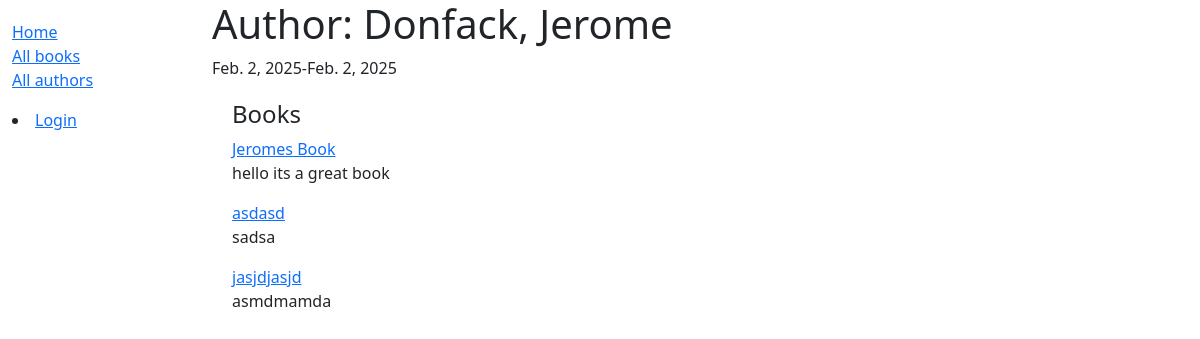
The app's page /catalog/author/1 with its own data.
### catalog/models.py (models this page shows, shortened)
class Author(models.Model):
    first_name = models.CharField(max_length=100)
    last_name = models.CharField(max_length=100)
    date_of_birth = models.DateField(null=True, blank=True)
    date_of_death = models.DateField('Died', null=True, blank=True)
    class Meta:
        ordering = ['last_name', 'first_name']

class Book(models.Model):
    title = models.CharField(max_length=200)
    author = models.ForeignKey('Author', on_delete=models.RESTRICT, null=True)
    summary = models.TextField(
        max_length=1000, help_text="Enter a brief description of the book")
    isbn = models.CharField('ISBN', max_length=13,
                            unique=True,
                            help_text='13 Character <a href="https://www.isbn-international.org/content/what-isbn'
                                      '">ISBN number</a>')
    genre = models.ManyToManyField(
        Genre, help_text="Select a genre for this book")
    def get_absolute_url(self):
        return reverse('book-detail', args=[str(self.id)])
    def display_genre(self):
        """Create a string for the Genre. This is required to display genre in Admin."""
        return ', '.join(genre.name for genre in self.genre.all()[:3])
    display_genre.short_description = 'Genre'

### catalog/views.py (the view)
# urls.py: path('author/<int:pk>', views.AuthorDetailView.as_view(), name='author-detail'),
class AuthorDetailView(generic.DetailView):
    model = Author

### catalog/templates/catalog/author_detail.html (shortened to what this page needs)
{% extends "base_generic.html" %}
{% block sidebar %}
  {{ block.super }}
{% endblock %}
{% block content %}
  <h1>Author: {{ author.last_name }}, {{ author.first_name }}</h1>
  <p>{{author.date_of_birth}}-{{author.date_of_death}}</p>
  <div style="margin-left:20px;margin-top:20px">
    <h4>Books</h4>
    {% for copy in author.book_set.all %}
      <a href="{{ copy.get_absolute_url }}">{{ copy.title }}</a>
      <p>{{copy.summary}}</p>
    {% endfor %}
  </div>
{% endblock %}

### records on screen
Author: date_of_birth "Feb. 2, 2025", date_of_death "Feb. 2, 2025"
Book: title "Jeromes Book", summary "hello its a great book"
Book: title "asdasd", summary "sadsa"
Book: title "jasjdjasjd", summary "asmdmamda"
